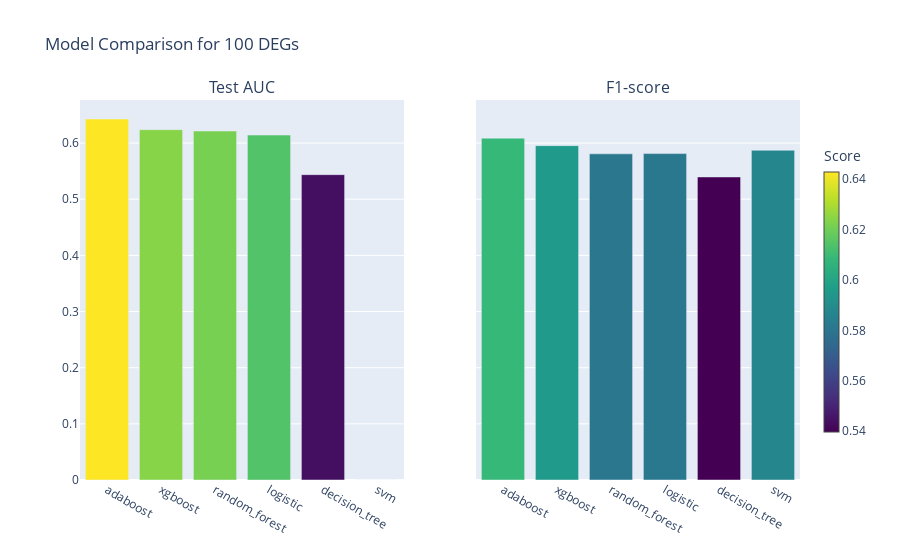

Notebook code for this chart:
### Code cell
# Plot comparison of the models' outputs
# ad_plot.sc_data.verbose=False #suppress print output from here for plotting
ad_plot.compare_best_models(x_test, y_test)

### Figure 1 — Plotly figure (JSON) as saved in the notebook; plotly's stock layout.template omitted (floating-point values rounded to 4 significant figures)
{"data": [{"marker": {"cmax": 0.6429, "cmin": 0.5397, "color": [0.6429, 0.6239, 0.6215, 0.6143, 0.5438, 0], "colorbar": {"len": 0.8, "thickness": 15, "title": {"text": "Score"}, "x": 1.02}, "colorscale": [[0, "#440154"], [0.1111, "#482878"], [0.2222, "#3e4989"], [0.3333, "#31688e"], [0.4444, "#26828e"], [0.5556, "#1f9e89"], [0.6667, "#35b779"], [0.7778, "#6ece58"], [0.8889, "#b5de2b"], [1, "#fde725"]]}, "type": "bar", "x": ["adaboost", "xgboost", "random_forest", "logistic", "decision_tree", "svm"], "xaxis": "x", "y": [0.6429, 0.6239, 0.6215, 0.6143, 0.5438, 0], "yaxis": "y"}, {"marker": {"cmax": 0.6429, "cmin": 0.5397, "color": [0.6088, 0.5954, 0.5808, 0.5813, 0.5397, 0.5872], "colorscale": [[0, "#440154"], [0.1111, "#482878"], [0.2222, "#3e4989"], [0.3333, "#31688e"], [0.4444, "#26828e"], [0.5556, "#1f9e89"], [0.6667, "#35b779"], [0.7778, "#6ece58"], [0.8889, "#b5de2b"], [1, "#fde725"]], "showscale": false}, "type": "bar", "x": ["adaboost", "xgboost", "random_forest", "logistic", "decision_tree", "svm"], "xaxis": "x2", "y": [0.6088, 0.5954, 0.5808, 0.5813, 0.5397, 0.5872], "yaxis": "y2"}], "layout": {"annotations": [{"font": {"size": 16}, "showarrow": false, "text": "Test AUC", "x": 0.225, "xanchor": "center", "xref": "paper", "y": 1, "yanchor": "bottom", "yref": "paper"}, {"font": {"size": 16}, "showarrow": false, "text": "F1-score", "x": 0.775, "xanchor": "center", "xref": "paper", "y": 1, "yanchor": "bottom", "yref": "paper"}], "margin": {"r": 100}, "showlegend": false, "title": {"text": "Model Comparison for 100 DEGs"}, "xaxis": {"anchor": "y", "domain": [0, 0.45]}, "xaxis2": {"anchor": "y2", "domain": [0.55, 1]}, "yaxis": {"anchor": "x", "domain": [0, 1]}, "yaxis2": {"anchor": "x2", "domain": [0, 1], "matches": "y", "showticklabels": false}}}
